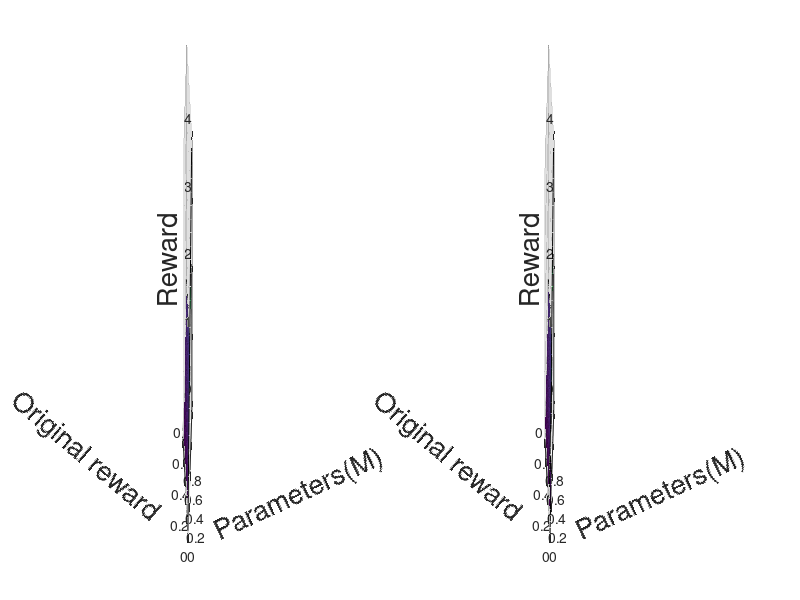

MATLAB code for this plot:
clear
close all  
% para=0.3:0.01:1;
% r = 0.3:0.01:0.8;
% P = 0.5
% R=r*power(para/P,-0.3);
% surf(r,para,R);
figure(1)
para=linspace(0,1,30);
r=linspace(0,0.8,30);
P=0.5
[x,y]=meshgrid(para,r);
z=y.*power(x./P,-0.6);
% z=x.^2+2*y.^2;
subplot(1,2,1)
surf(x,y,z)
xlabel('Parameters(M)','FontSize',20,'Rotation',25);ylabel('Original reward','FontSize',20,'Rotation',-40);zlabel('Reward','FontSize',20);

x=linspace(0,1,30); %para
y = linspace(0,0.8,30); % r
[xx,yy] = meshgrid(x,y);
z1 = yy.*power(xx./P,0);
z2 = yy.*power(xx./P,-0.6);
mask1 = (xx < 0.2) &(yy<0.3);
mask2 = (xx >= 0.2) | (yy>=0.3);
z1(~mask1)=NaN;
z2(~mask2)=NaN;
subplot(1,2,2)
surf(xx,yy,z1);hold on;surf(xx,yy,z2);
xlabel('Parameters(M)','FontSize',20,'Rotation',25);ylabel('Original reward','FontSize',20,'Rotation',-40);zlabel('Reward','FontSize',20);
